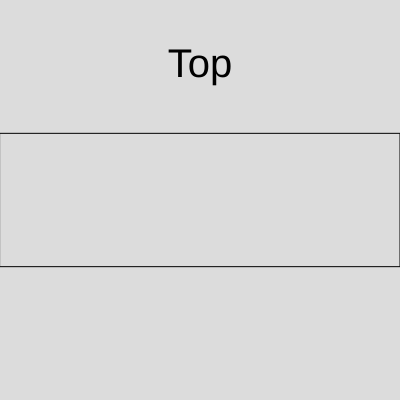
Frame 1 (no input)
Frame 60 (no input): identical to frame 1, image omitted
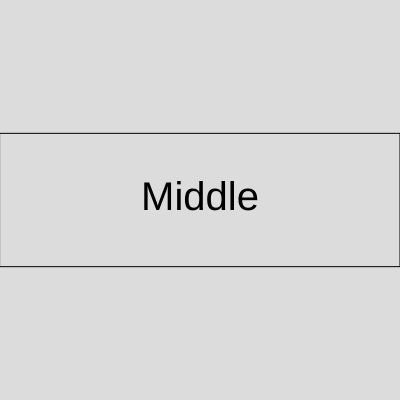
Frame 120 (the mouse pressed at the canvas centre since frame 60)

The p5.js sketch that drew these frames (run headless with seeded random() and noise() and a simulated clock; from frame 60 on, the mouse is pressed at the canvas centre):

// p5.js sketch
// ── sketch.js
function setup() {
  createCanvas(400, 400);
}

function draw() {
  background(220);

  noFill();
  rect(0, height / 3, width, height / 3);

  let section;
  let yPos;

  if (mouseY < height / 3) {
    section = "Top";
    yPos = height / 6 + 10;
  } else if (mouseY < (2 * height) / 3) {
    section = "Middle";
    yPos = height / 2 + 10;
  } else {
    section = "Bottom";
    yPos = (5 * height) / 6 + 10;
  }

  fill(0);
  textSize(40);
  textAlign(CENTER);
  text(section, width / 2, yPos);
}
